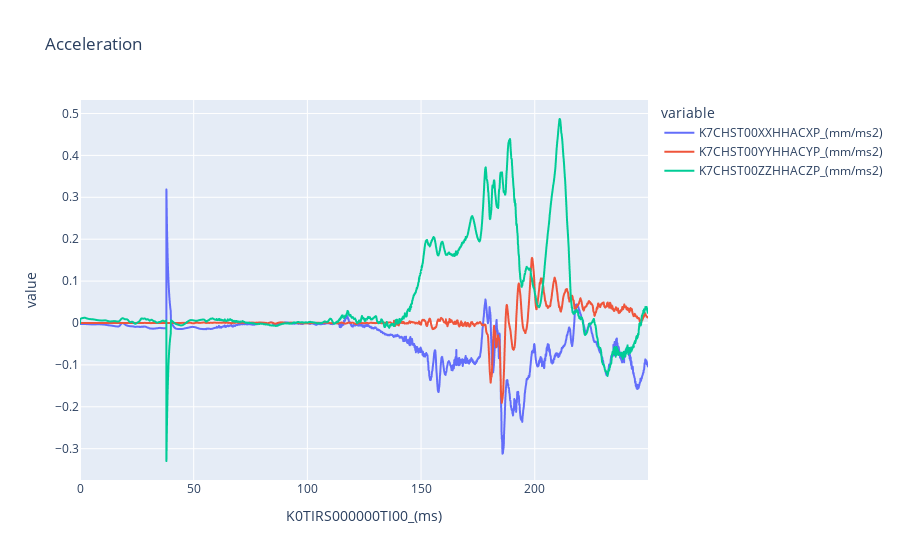
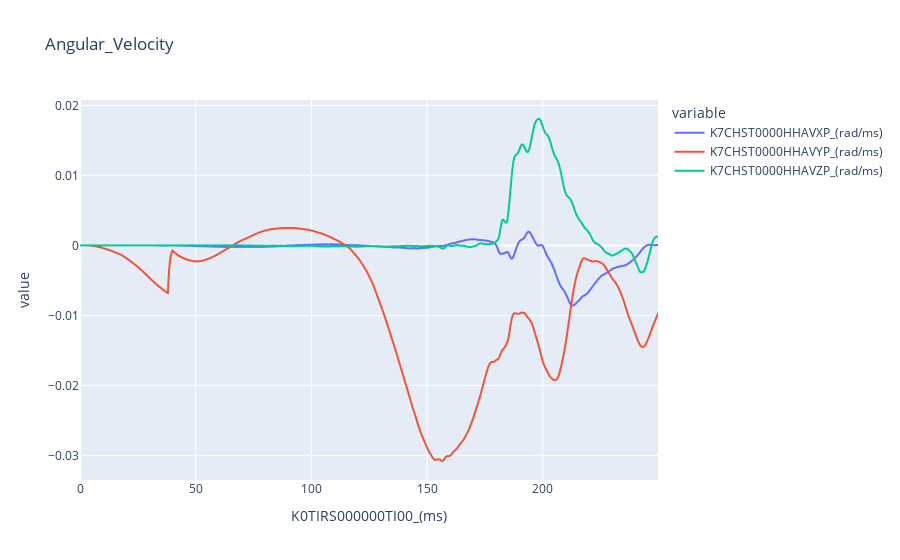

Write notebook code for charts like these, in order.
### Markdown cell above
### Chest ATD
* Acceleration of Chest
* Angular velocity of Chest

### Code cell
# Call angular velocity if there's a valid object mapp
Graphics.plot(Simulation_Test['Time'].timeseries(),[Simulation_Test['ATD_Left'].Acceleration('Chest')],title='Acceleration',time_limit=(0,250))
# Call angular velocity if there's a valid object mapp
Graphics.plot(Simulation_Test['Time'].timeseries(),[Simulation_Test['ATD_Left'].Angular_Velocity('Chest')],title='Angular_Velocity',time_limit=(0,250))

### Figure 1 — Plotly figure (JSON) as saved in the notebook; plotly's stock layout.template omitted (floating-point values rounded to 4 significant figures; data arrays with more than 128 entries replaced by an {"elided": "..."} marker saying what was removed)
{"data": [{"hovertemplate": "variable=K7CHST00XXHHACXP_(mm/ms2)<br>K0TIRS000000TI00_(ms)=%{x}<br>value=%{y}<extra></extra>", "legendgroup": "K7CHST00XXHHACXP_(mm/ms2)", "line": {"color": "#636efa", "dash": "solid"}, "marker": {"symbol": "circle"}, "mode": "lines", "name": "K7CHST00XXHHACXP_(mm/ms2)", "showlegend": true, "type": "scattergl", "x": {"elided": "2500 float values"}, "xaxis": "x", "y": {"elided": "2500 float values"}, "yaxis": "y"}, {"hovertemplate": "variable=K7CHST00YYHHACYP_(mm/ms2)<br>K0TIRS000000TI00_(ms)=%{x}<br>value=%{y}<extra></extra>", "legendgroup": "K7CHST00YYHHACYP_(mm/ms2)", "line": {"color": "#EF553B", "dash": "solid"}, "marker": {"symbol": "circle"}, "mode": "lines", "name": "K7CHST00YYHHACYP_(mm/ms2)", "showlegend": true, "type": "scattergl", "x": {"elided": "2500 float values"}, "xaxis": "x", "y": {"elided": "2500 float values"}, "yaxis": "y"}, {"hovertemplate": "variable=K7CHST00ZZHHACZP_(mm/ms2)<br>K0TIRS000000TI00_(ms)=%{x}<br>value=%{y}<extra></extra>", "legendgroup": "K7CHST00ZZHHACZP_(mm/ms2)", "line": {"color": "#00cc96", "dash": "solid"}, "marker": {"symbol": "circle"}, "mode": "lines", "name": "K7CHST00ZZHHACZP_(mm/ms2)", "showlegend": true, "type": "scattergl", "x": {"elided": "2500 float values"}, "xaxis": "x", "y": {"elided": "2500 float values"}, "yaxis": "y"}], "layout": {"legend": {"title": {"text": "variable"}, "tracegroupgap": 0}, "title": {"text": "Acceleration"}, "xaxis": {"anchor": "y", "domain": [0, 1], "title": {"text": "K0TIRS000000TI00_(ms)"}}, "yaxis": {"anchor": "x", "domain": [0, 1], "title": {"text": "value"}}}}

### Figure 2 — Plotly figure (JSON) as saved in the notebook; plotly's stock layout.template omitted (floating-point values rounded to 4 significant figures; data arrays with more than 128 entries replaced by an {"elided": "..."} marker saying what was removed)
{"data": [{"hovertemplate": "variable=K7CHST0000HHAVXP_(rad/ms)<br>K0TIRS000000TI00_(ms)=%{x}<br>value=%{y}<extra></extra>", "legendgroup": "K7CHST0000HHAVXP_(rad/ms)", "line": {"color": "#636efa", "dash": "solid"}, "marker": {"symbol": "circle"}, "mode": "lines", "name": "K7CHST0000HHAVXP_(rad/ms)", "showlegend": true, "type": "scattergl", "x": {"elided": "2500 float values"}, "xaxis": "x", "y": {"elided": "2500 float values"}, "yaxis": "y"}, {"hovertemplate": "variable=K7CHST0000HHAVYP_(rad/ms)<br>K0TIRS000000TI00_(ms)=%{x}<br>value=%{y}<extra></extra>", "legendgroup": "K7CHST0000HHAVYP_(rad/ms)", "line": {"color": "#EF553B", "dash": "solid"}, "marker": {"symbol": "circle"}, "mode": "lines", "name": "K7CHST0000HHAVYP_(rad/ms)", "showlegend": true, "type": "scattergl", "x": {"elided": "2500 float values"}, "xaxis": "x", "y": {"elided": "2500 float values"}, "yaxis": "y"}, {"hovertemplate": "variable=K7CHST0000HHAVZP_(rad/ms)<br>K0TIRS000000TI00_(ms)=%{x}<br>value=%{y}<extra></extra>", "legendgroup": "K7CHST0000HHAVZP_(rad/ms)", "line": {"color": "#00cc96", "dash": "solid"}, "marker": {"symbol": "circle"}, "mode": "lines", "name": "K7CHST0000HHAVZP_(rad/ms)", "showlegend": true, "type": "scattergl", "x": {"elided": "2500 float values"}, "xaxis": "x", "y": {"elided": "2500 float values"}, "yaxis": "y"}], "layout": {"legend": {"title": {"text": "variable"}, "tracegroupgap": 0}, "title": {"text": "Angular_Velocity"}, "xaxis": {"anchor": "y", "domain": [0, 1], "title": {"text": "K0TIRS000000TI00_(ms)"}}, "yaxis": {"anchor": "x", "domain": [0, 1], "title": {"text": "value"}}}}
